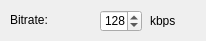
      <widget class="QWidget" name="AACTab">
       <property name="autoFillBackground">
        <bool>false</bool>
       </property>
       <property name="styleSheet">
        <string notr="true"/>
       </property>
       <attribute name="title">
        <string>AAC</string>
       </attribute>
       <widget class="QLabel" name="AACBitrateLabel">
        <property name="geometry">
         <rect>
          <x>10</x>
          <y>13</y>
          <width>47</width>
          <height>13</height>
         </rect>
        </property>
        <property name="text">
         <string>Bitrate:</string>
        </property>
       </widget>
       <widget class="QSpinBox" name="AACBitrateVar">
        <property name="geometry">
         <rect>
          <x>100</x>
          <y>10</y>
          <width>42</width>
          <height>22</height>
         </rect>
        </property>
        <property name="minimum">
         <number>32</number>
        </property>
        <property name="maximum">
         <number>512</number>
        </property>
        <property name="singleStep">
         <number>32</number>
        </property>
        <property name="value">
         <number>128</number>
        </property>
       </widget>
       <widget class="QLabel" name="AACBitrateUnit">
        <property name="geometry">
         <rect>
          <x>150</x>
          <y>14</y>
          <width>47</width>
          <height>13</height>
         </rect>
        </property>
        <property name="text">
         <string>kbps</string>
        </property>
       </widget>
      </widget>
